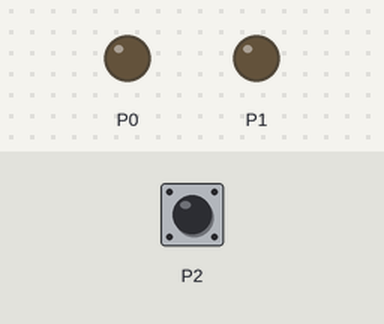
A program run on a simulated BBC micro:bit (MakeCode). Shown: output pins drawn as LEDs (lit = HIGH). Dashed ring = blinking. The inputs (shaded band) are chosen by the test bench; at power-on: P2 HIGH.

Above: at 1.2 s.
1.3 s: P2 pulled LOW for 0.15 s
At 2.2 s:
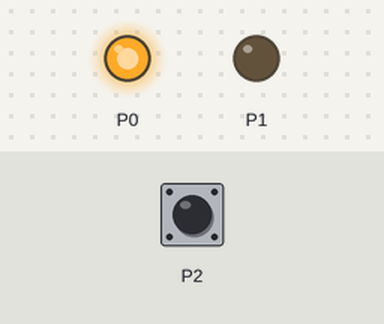
3.8 s: P2 pulled LOW for 3.2 s
At 4.2 s:
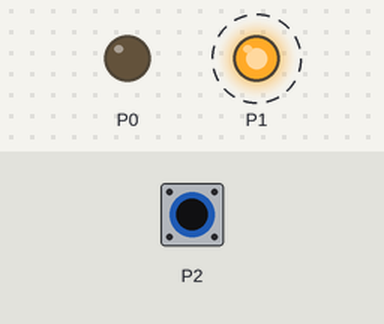
Timing chart, 0 to 9.4 s (numbered marks = the images above; inputs shaded):
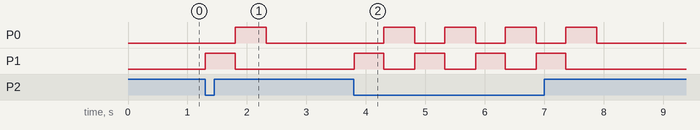

The program:

main.ts
```typescript
pins.setPull(DigitalPin.P2, PinPullMode.PullUp)
basic.forever(function () {
    if (pins.digitalReadPin(DigitalPin.P2) == 0) {
        pins.digitalWritePin(DigitalPin.P0, 0)
        pins.digitalWritePin(DigitalPin.P1, 1)
        basic.pause(500)
        pins.digitalWritePin(DigitalPin.P0, 1)
        pins.digitalWritePin(DigitalPin.P1, 0)
        basic.pause(500)
    } else {
        pins.digitalWritePin(DigitalPin.P0, 0)
        pins.digitalWritePin(DigitalPin.P1, 0)
    }
})
```

test.ts
```typescript
// les tests vont ici ; cela ne sera pas compilé si ce paquet est utilisé en tant qu'extension.
```

Measured:
- after the input at 1.3 s, P0: LOW → HIGH after 0.50 s, → LOW 0.52 s later; P1: LOW → HIGH at once, → LOW 0.50 s later
- after the input at 3.8 s, P0: alternates HIGH for 0.52 s and LOW for 0.50 s, 8 changes in all, then stays LOW, starting after 0.50 s; P1: alternates HIGH for 0.50 s and LOW for 0.52 s, 8 changes in all, then stays LOW, starting at once
